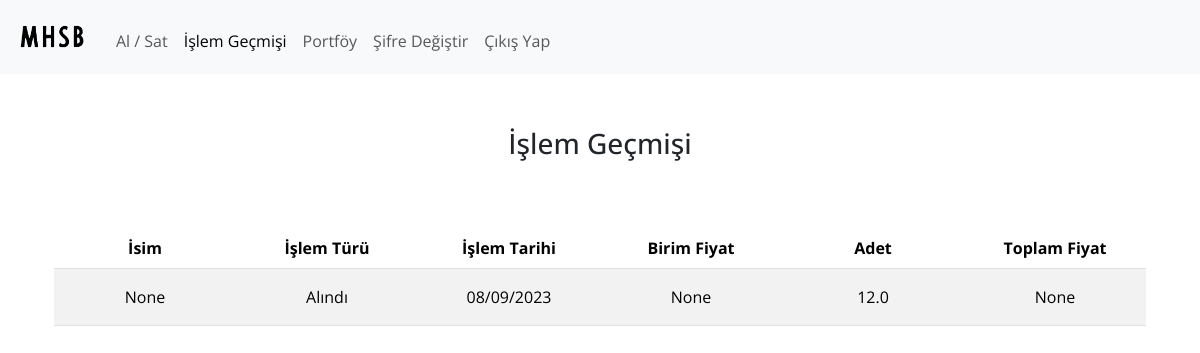
Screenshot of /history (signed in) with the database file from the repository.
### tables this page shows
CREATE TABLE transaction_info (id INTEGER PRIMARY KEY, product_id INTEGER, product_name TEXT REFERENCES product (product_name), transaction_type TEXT, transaction_date TEXT, transaction_price REAL, total_price REAL, amount REAL, user_id INTEGER, FOREIGN KEY (product_id) REFERENCES product (id), FOREIGN KEY (user_id) REFERENCES users (id));

### app.py (the view)
@app.route("/history", endpoint="history", methods=["GET"])
@login_required
def history():
    if request.method == "GET":
        user_id = session["user_id"]
        cursor.execute("SELECT product_name, transaction_type, transaction_date, transaction_price, amount, total_price FROM transaction_info WHERE user_id = ?", (user_id,))
        transactions = cursor.fetchall()
        keyList = ["name", "type", "date", "price", "amount", "total_price"]
        transactionList = []
        for tuple in transactions:
            productDict = dict.fromkeys(keyList, None)
            i = 0
            for key in productDict:
                productDict[key] = tuple[i]
                i += 1
            transactionList.append(productDict)
        transactionList = sort(transactionList)
        for transaction in transactionList:
            transaction["date"] = format_date(transaction["date"])
        return render_template("history.html", transactionList=transactionList)

### app.py (called while the page is built)
@app.after_request
def after_request(response):
    response.headers["Cache-Control"] = "no-cache, no-store, must-revalidate"
    response.headers["Expires"] = 0
    response.headers["Pragma"] = "no-cache"
    return response

### helpers.py (called while the page is built)
def login_required(f):
    @wraps(f)
    def decorated_function(*args, **kwargs):
        if session.get("user_id") is None:
            return redirect("/login")
        return f(*args, **kwargs)
    return decorated_function

def format_date(date_str):
    date_object = datetime.strptime(date_str, '%Y-%m-%d')
    formatted_date = date_object.strftime('%d/%m/%Y')
    return formatted_date

def sort(products):
    return sorted(products, key=lambda x: datetime.strptime(x['date'], '%Y-%m-%d'), reverse=True)

### templates/history.html (shortened to what this page needs)
{% extends "layout.html" %}
{% block main %}
    <div class="container">
        <div class="row">
            <div class="col-md-12">
                <header class="fw-medium text-center fs-3 pb-3 my-5">İşlem Geçmişi</header>
                <div class="table-responsive">
                    <table class="table table-striped table-hover">
                        <thead>
                            <tr>
                                <th class="col-2">İsim</th>
                                <th class="col-2">İşlem Türü</th>
                                <th class="col-2">İşlem Tarihi</th>
                                <th class="col-2">Birim Fiyat</th>
                                <th class="col-2">Adet</th>
                                <th class="col-2">Toplam Fiyat</th>
                            </tr>
                        </thead>
                        <tbody>
                            {% for item in transactionList %}
                                <tr>
                                    {% for key in item %}
                                        {% if key == 'price' %}
                                            {% if item['price'] is number %}
                                                <td class="col-2 p-3 text-center align-middle align-items-center text-lg">{{ item['price'] | tl }}</td>
                                            {% else %}
                                                <td class="col-2 p-3 text-center align-middle align-items-center text-lg">{{ item['price'] }}</td>
                                            {% endif %}
                                        {% elif key == 'total_price' %}
                                            {% if item['total_price'] is number %}
                                                <td class="col-2 p-3 text-center align-middle align-items-center text-lg">{{ item['total_price'] | tl }}</td>
                                            {% else %}
                                                <td class="col-2 p-3 text-center align-middle align-items-center text-lg">{{ item['total_price'] }}</td>
                                            {% endif %}
                                        {% elif key == 'type' %}
                                            {% if item['type'] == 'bought' %}
                                                <td class="col-2 p-3 text-center align-middle align-items-center text-lg">Alındı</td>
                                            {% elif item['type'] == 'sold' %}
                                                <td class="col-2 p-3 text-center align-middle align-items-center text-lg">Satıldı</td>
                                            {% else %}
                                                <td class="col-2 p-3 text-center align-middle align-items-center text-lg">Bulunamadı</td>
                                            {% endif %}
                                        {% else %}
                                            <td class="col-2 p-3 text-center align-middle align-items-center text-lg">{{ item[key] | capitalize }}</td>
                                        {% endif %}
                                    {% endfor %}
                                </tr>
                            {% endfor %}
                        </tbody>
                    </table>
                </div>
            </div>
        </div>
    </div>
{% endblock %}

### static/style.css (style rules this page uses)
body { font-family: 'Open Sans', sans-serif; }

### rows the page displays
transaction_info: item "None" "08/09/2023" "12.0", transaction_type "Alındı", price "None", total_price "None"
